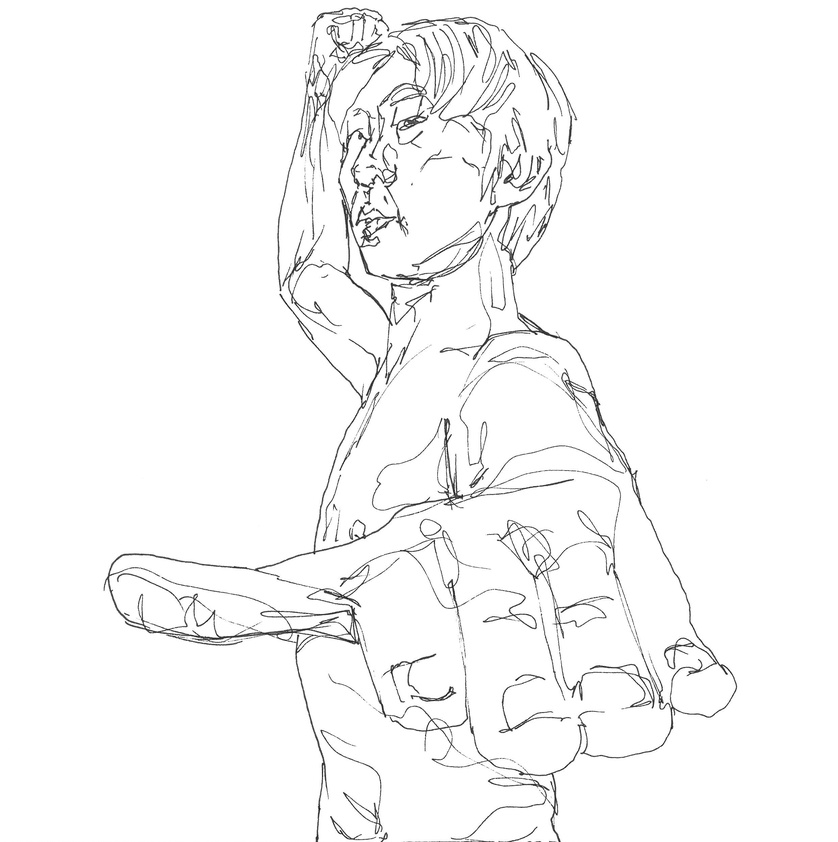
#> input picture kronos/services/sketch/img/kol101A.jpg, 838 x 842 px, shrunk from 2480 x 2489 before the run; its folder holds only this picture in this run
$ python sketch_noir_opposite.py
#> lines starting #> are read from the running program, lines starting #| are printed output that depends on the picture; after the words box and inside, x2 and y2 are one past the last pixel; in counts of white or black regions, pixels touching at a corner belong together
from PIL import Image, ImageDraw
import numpy as np
import cv2
import os

# === Parameters ===
input_folder = "img"
output_folder = "video"
min_contour_area = 30
draw_speed = 100.0
fps = 30

os.makedirs(output_folder, exist_ok=True)

for filename in os.listdir(input_folder):
    if not filename.lower().endswith(('.png', '.jpg', '.jpeg', '.bmp')):
        continue

    input_path = os.path.join(input_folder, filename)
    output_filename = os.path.splitext(filename)[0] + "_c.mp4"  # "_c" for collapse
    output_path = os.path.join(output_folder, output_filename)

    image = Image.open(input_path).convert("L")
#> image is the input picture: PIL image 838x842 L; min 5, max 255, mean 248.1
    image_np = np.array(image)
    edges = cv2.Canny(image_np, 50, 150)
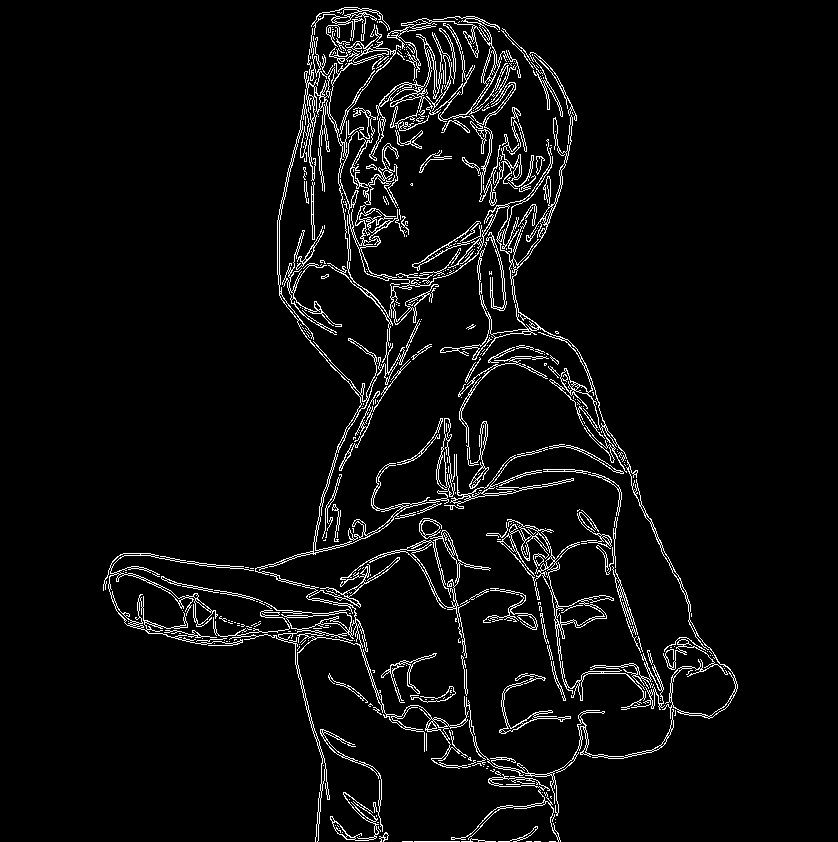
#> edges: shape (842, 838); 4.8% white in thin lines or dots, all inside (x1, y1, x2, y2) = (103, 7, 738, 842)

    contours, _ = cv2.findContours(edges, cv2.RETR_EXTERNAL, cv2.CHAIN_APPROX_NONE)
#> contours = 355 contours, 290 with area under 20; largest, box (x1, y1, x2, y2) and area: (213, 25, 674, 842) 11374, (497, 519, 665, 710) 3206, (309, 530, 491, 638) 2644, (369, 16, 521, 161) 2027, (103, 553, 254, 646) 1225
    contours = [cnt for cnt in contours if cv2.contourArea(cnt) > min_contour_area]
#> contours = 57 contours; largest, box (x1, y1, x2, y2) and area: (213, 25, 674, 842) 11374, (497, 519, 665, 710) 3206, (309, 530, 491, 638) 2644, (369, 16, 521, 161) 2027, (103, 553, 254, 646) 1225
    contours = sorted(contours, key=lambda c: cv2.boundingRect(c)[0])

    # === Start from complete sketch ===
    canvas = Image.new("RGB", image.size, "black")
#> canvas: PIL image 838x842 RGB; every value is 0
    draw = ImageDraw.Draw(canvas)
    height, width = image.size[::-1]
#> height = 842; width = 838
    video = cv2.VideoWriter(output_path, cv2.VideoWriter_fourcc(*'mp4v'), fps, (width, height))

    # Pre-draw entire sketch
    all_contours = []
    for cnt in contours:
        contour_points = [tuple(pt[0]) for pt in cnt]
        contour_points = [contour_points[i] for i in range(0, len(contour_points), max(1, len(contour_points)//500))]
        draw.line(contour_points, fill="white", width=1)
        all_contours.append(contour_points)
#> this loop made 57 passes
#> after the loop, all_contours = 57 items

    # Save full sketch as first frame
    video.write(cv2.cvtColor(np.array(canvas), cv2.COLOR_RGB2BGR))

    # Reverse erase contours one by one
    for contour_points in reversed(all_contours):
        length = sum(np.linalg.norm(np.subtract(contour_points[i], contour_points[i-1])) for i in range(1, len(contour_points)))
        duration = min(60, max(1, int((length / draw_speed) * fps)))
        step = max(1, len(contour_points) // duration)

        for i in range(len(contour_points), 2, -step):
            temp_canvas = canvas.copy()
            temp_draw = ImageDraw.Draw(temp_canvas)
            temp_draw.line(contour_points[:i], fill="black", width=1)  # ← erase with black
            frame_cv = cv2.cvtColor(np.array(temp_canvas), cv2.COLOR_RGB2BGR)
            video.write(frame_cv)

        # Full erase of contour (final clean)
        draw.line(contour_points, fill="black", width=1)
#> this loop made 57 passes
#> (length, duration, step) on passes 1 to 12: (1473.2, 60, 11), (385, 60, 5), (284.4, 60, 4), (148.4, 44, 3), (311.1, 60, 4), (111.4, 33, 3), (272.2, 60, 3), (194.1, 58, 2), (113.1, 33, 3), (52.21, 15, 3), (621.3, 60, 8), (135, 40, 2)
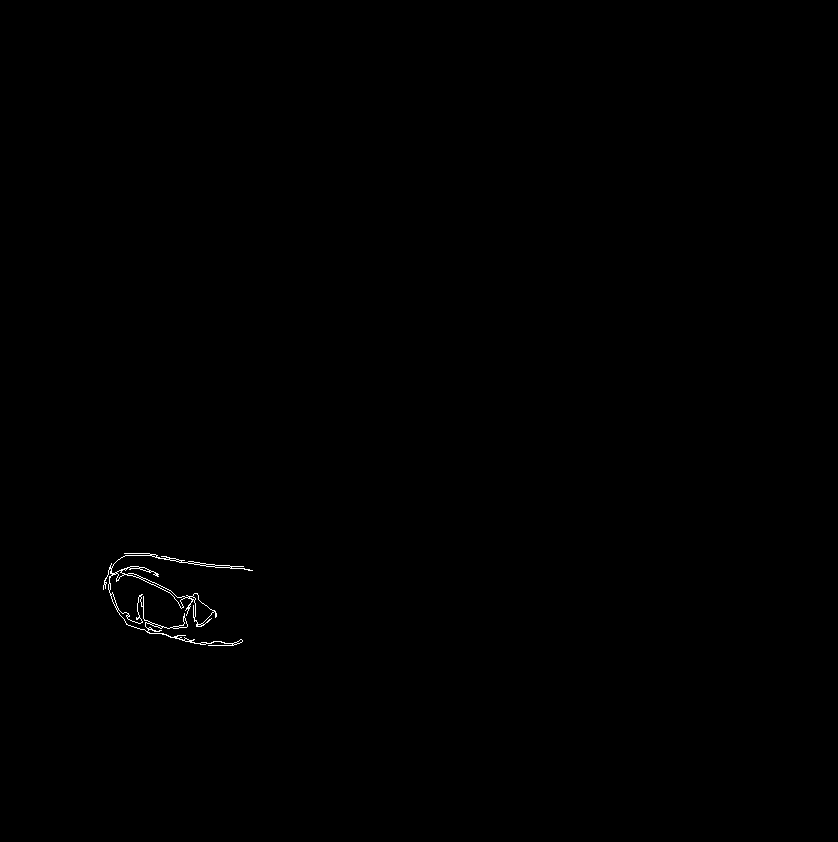
#> frame_cv: shape (842, 838, 3); 0.18% white in thin lines or dots, all inside (x1, y1, x2, y2) = (103, 553, 253, 646)

    # Optional: add a few seconds of pure black silence
    for _ in range(fps * 2):
        black_frame = np.zeros((height, width, 3), dtype=np.uint8)
        video.write(black_frame)

    video.release()
    print(f"🖋️ Noir erasure sketch saved: {output_path}")

$ run again, on kronos/services/sketch/img/kol14.jpg
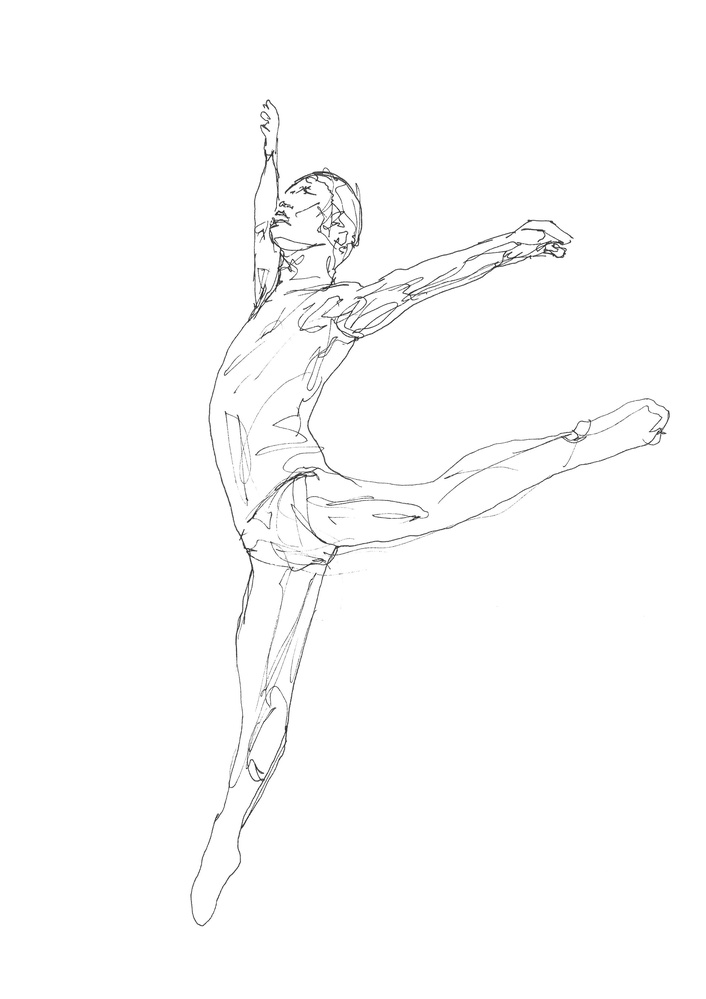
#> input picture kronos/services/sketch/img/kol14.jpg, 706 x 999 px, shrunk from 2480 x 3507 before the run
#> image is the input picture: PIL image 706x999 L; min 18, max 255, mean 252.3
#> `edges = cv2.Canny(image_np, 50, 150)`:
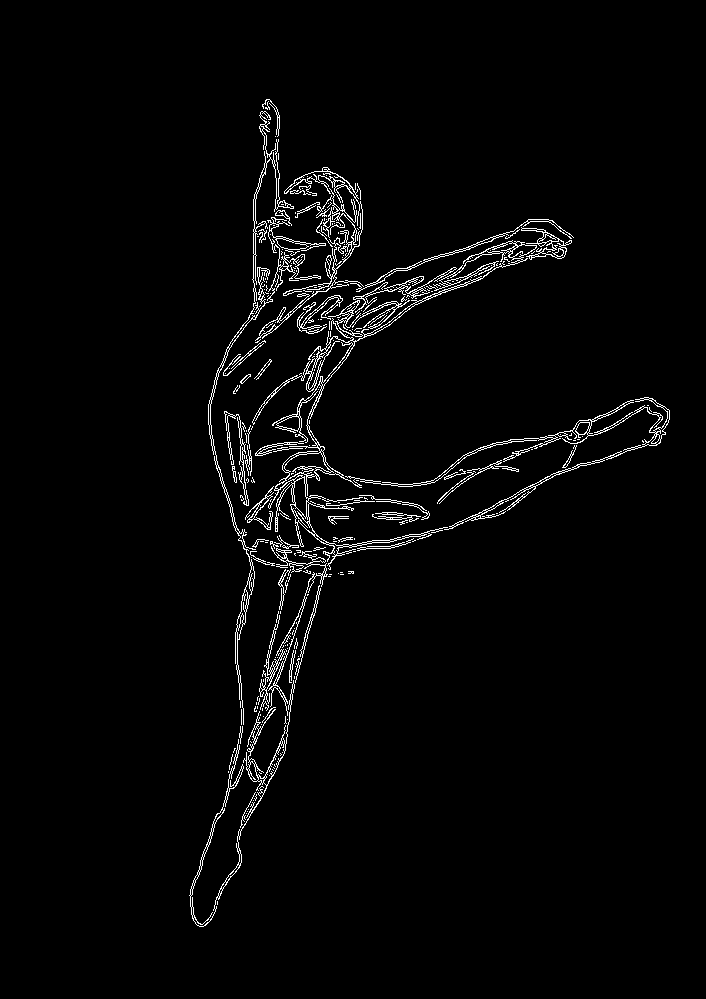
#> edges: shape (999, 706); 2.5% white in thin lines or dots, all inside (x1, y1, x2, y2) = (189, 99, 670, 927)
#> `contours, _ = cv2.findContours(edges, cv2.RETR_EXTERNAL, cv2.CHAIN_APP..`: contours = 225 contours, 192 with area under 20; largest, box (x1, y1, x2, y2) and area: (252, 240, 670, 570) 5902, (208, 111, 326, 725) 1782, (255, 167, 364, 341) 1399, (189, 680, 295, 927) 1084, (259, 546, 328, 716) 846
#> `contours = [cnt for cnt in contours if cv2.contourArea(cnt) > min_cont..`: contours = 28 contours; largest, box (x1, y1, x2, y2) and area: (252, 240, 670, 570) 5902, (208, 111, 326, 725) 1782, (255, 167, 364, 341) 1399, (189, 680, 295, 927) 1084, (259, 546, 328, 716) 846
#> canvas: PIL image 706x999 RGB; every value is 0
#> the loop `for cnt in contours:` made 28 passes
#> after the loop `for cnt in contours:`: all_contours = 28 items
#> the loop `for contour_points in reversed(all_contours):` made 28 passes
#> (length, duration, step) on passes 1 to 8: (74.84, 22, 2), (293.6, 60, 4), (210.8, 60, 2), (240.2, 60, 3), (268.1, 60, 4), (193, 57, 3), (620.9, 60, 8), (338, 60, 4)
#> after the loop `for contour_points in reversed(all_contours):`:
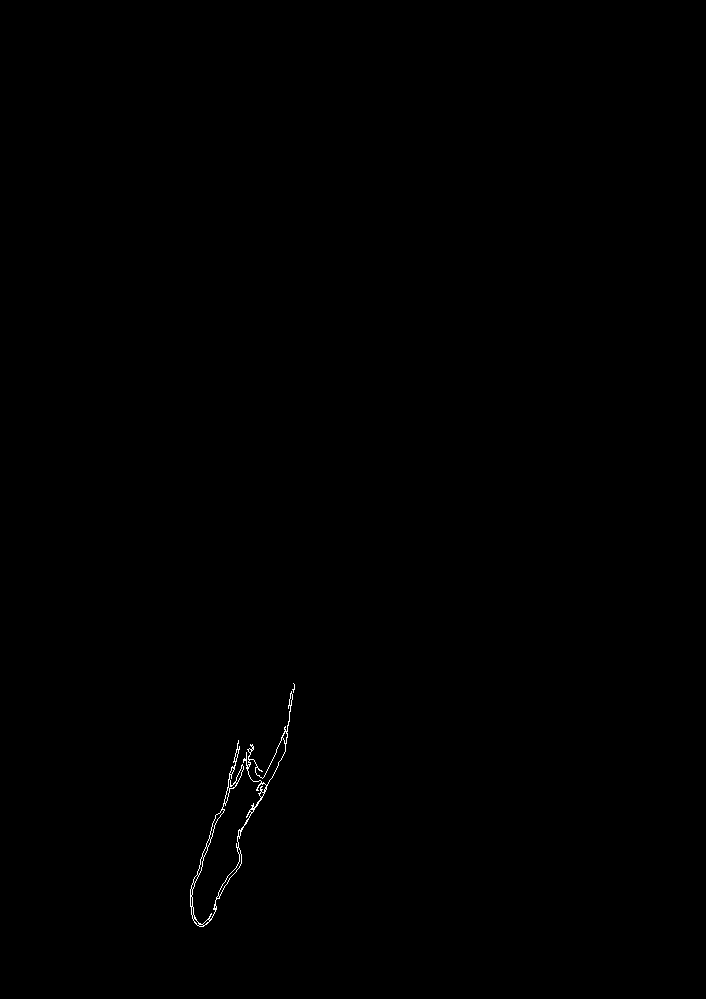
#> frame_cv: shape (999, 706, 3); 0.16% white in thin lines or dots, all inside (x1, y1, x2, y2) = (190, 683, 295, 927)
